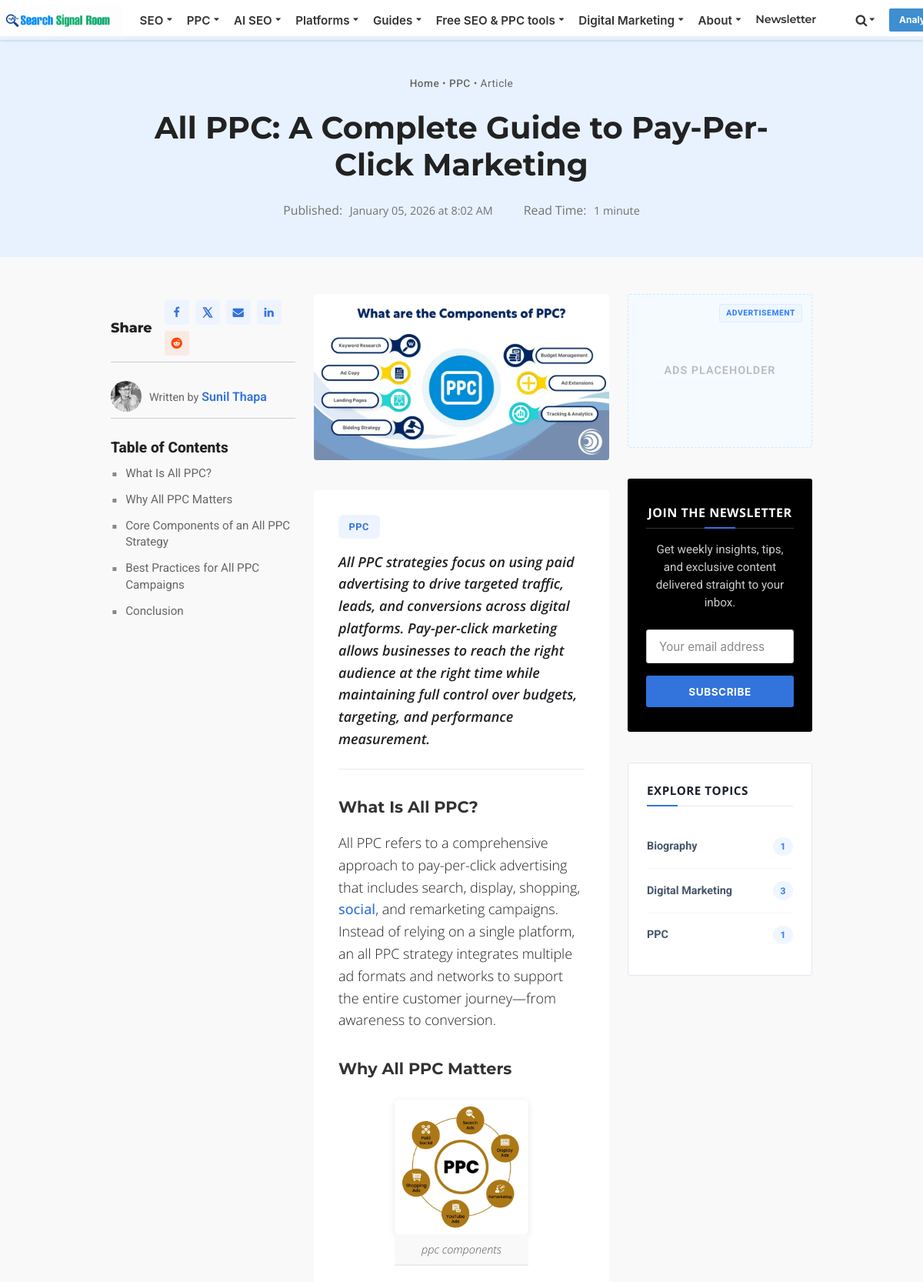
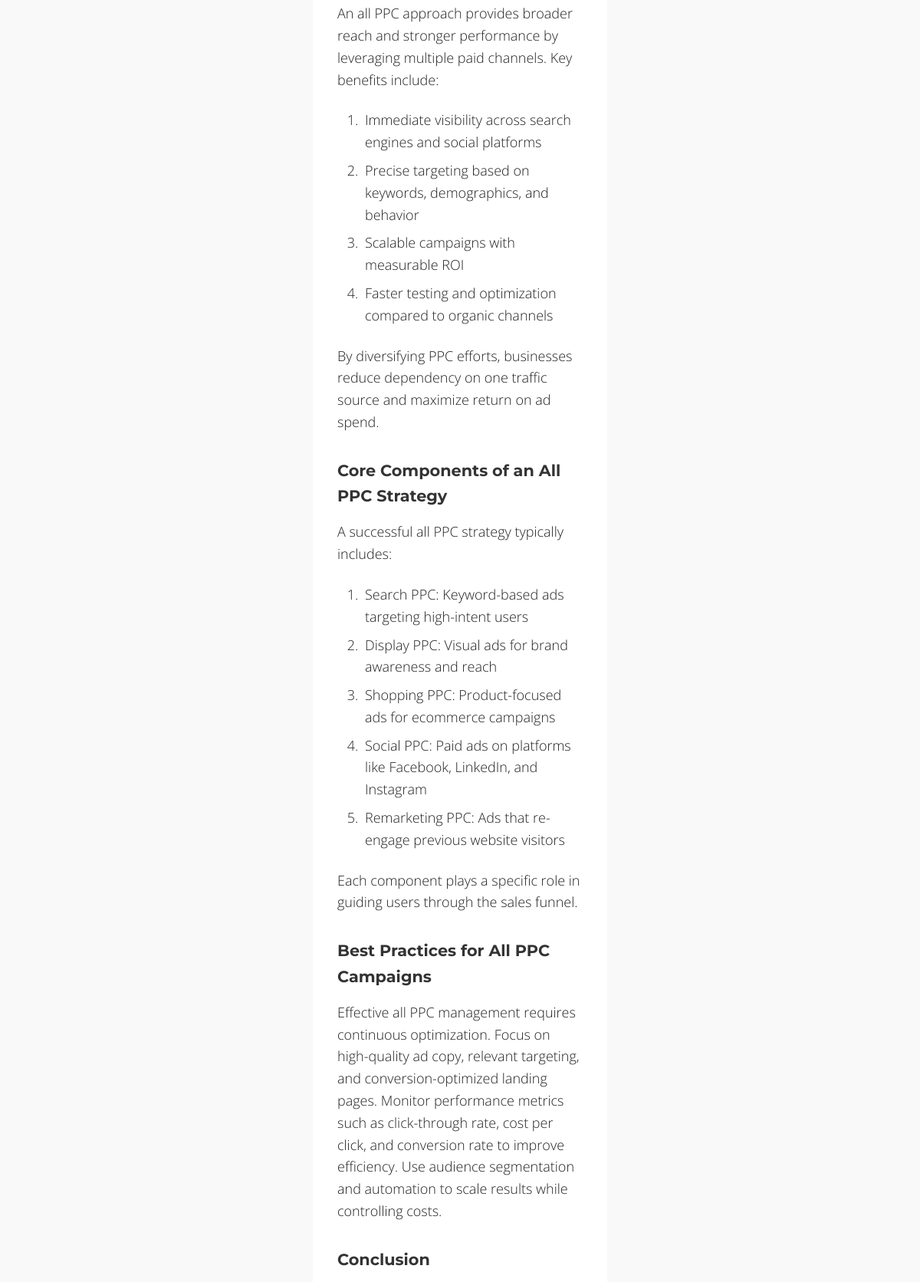
Screenshot of /ppc/all-ppc-a-complete-guide-to-pay-per-click-marketin/ (upper part) with the database file from the repository (2 pictures, top to bottom).
### blog/models.py (models this page shows, shortened)
class Post(models.Model):
    ACTIVE = 'active'
    DRAFT = 'draft'
    TRASH = 'trash'
    STATUS_CHOICES = (
        (ACTIVE, 'Active'),
        (DRAFT, 'Draft'),
        (TRASH, 'Trash')
    )
    category = models.ForeignKey(Category, related_name='posts', on_delete=models.CASCADE)
    author = models.ForeignKey(User, related_name='posts', on_delete=models.CASCADE, null=True, blank=True)
    title = models.CharField(max_length=255)
    slug = models.SlugField()
    intro = models.TextField()
    body = CKEditor5Field('Text', config_name='extends')
    created_at = models.DateTimeField(auto_now_add=True)
    updated_at = models.DateTimeField(auto_now=True)
    status = models.CharField(max_length=10, choices=STATUS_CHOICES, default=ACTIVE)
    image = models.ImageField(upload_to='uploads/', blank=True, null=True)
    tags = models.ManyToManyField(Tag, related_name='posts', blank=True)
    class Meta:
        ordering = ('-created_at',)
    def get_image_url(self):
        if self.image:
            image_str = str(self.image)
            if image_str.startswith('http'):
                return image_str
            return self.image.url
        return None

class Category(models.Model):
    title = models.CharField(max_length=255)
    slug = models.SlugField()
    class Meta:
        ordering = ('title',)
        verbose_name_plural = 'Categories'
    def get_absolute_url(self):
        return '/%s/' % self.slug

### core/models.py (models this page shows, shortened)
class UserProfile(models.Model):
    ROLE_CHOICES = (
        ('Author', 'Author'),
        ('Editor', 'Editor'),
        ('Writer', 'Writer'),
        ('SEO Expert', 'SEO Expert'),
        ('Admin', 'Admin'),
    )
    user = models.OneToOneField(User, on_delete=models.CASCADE, related_name='userprofile')
    role = models.CharField(max_length=50, choices=ROLE_CHOICES, default='Writer')
    bio = models.TextField(blank=True, null=True, help_text="Bio for author page and post footer")
    profile_image = models.ImageField(upload_to='uploads/authors/', blank=True, null=True)
    linkedin_url = models.URLField(blank=True, null=True)
    twitter_url = models.URLField(blank=True, null=True)
    website_url = models.URLField(blank=True, null=True)

### blog/views.py (the view)
# urls.py: path('<slug:category_slug>/<slug:slug>/',views.detail, name='post_detail'),
def detail(request, category_slug, slug):
    post=get_object_or_404(Post, slug=slug, status=Post.ACTIVE)
    if request.method == 'POST':
        form =CommentForm(request.POST)
        if form.is_valid():
            comment=form.save(commit=False)
            comment.post=post
            comment.save()
            return redirect('post_detail', category_slug=post.category.slug, slug=slug)
    else:
        form = CommentForm()
    related_posts = post.category.posts.filter(status=Post.ACTIVE).exclude(id=post.id)[:3]
    word_count = len(post.body.split())
    read_time = max(1, word_count // 200)
    categories = Category.objects.all()[:3]
    return render(request,'blog/detail.html',{
        'post':post,
        'form':form,
        'related_posts':related_posts,
        'read_time':read_time,
        'category':post.category,
        'categories': categories
    })

### blog/forms.py
class CommentForm(forms.ModelForm):
    class Meta:
        model=Comment
        fields=('name', 'email','body')

### blog/context_processors.py (called while the page is built)
def menu_categories(request):
    categories = Category.objects.all()
    return {'categories': categories}

### blog/templates/blog/detail.html (shortened to what this page needs)
{% extends 'core/base.html' %}
{% block content %}
<div class="detail-header">
    <div class="detail-header-content">
        <div class="breadcrumb-nav">
            <a href="/">Home</a> •
            <a href="{% url 'category_detail' post.category.slug %}">{{ post.category.title }}</a> •
            <span>Article</span>
        </div>
        <div class="post-title-section">
            <h1>{{ post.title }}</h1>
            <div class="post-meta">
                <span class="meta-item">
                    <span>Published:</span> {{ post.created_at|date:"F d, Y \a\t g:i A" }}
                </span>
                <span class="meta-item">
                    <span>Read Time:</span> {{ read_time }} minute{{ read_time|pluralize }}
                </span>
            </div>
        </div>
    </div>
</div>
<div class="main-container">
    <div class="left-sidebar">
        <div class="share-section">
            <h3>Share</h3>
            <div class="share-buttons">
                <a href="https://www.facebook.com/sharer/sharer.php?u={{ request.build_absolute_uri }}" target="_blank"
                    class="share-btn share-facebook" title="Share on Facebook">
                    <i class="fa fa-facebook"></i>
                </a>
                <a href="https://x.com/intent/post?url={{ request.build_absolute_uri }}&text={{ post.title }}"
                    target="_blank" class="share-btn share-twitter" title="Share on X">
                    <svg xmlns="http://www.w3.org/2000/svg" viewBox="0 0 24 24" width="16" height="16"
                        aria-hidden="true" focusable="false" fill="currentColor">
                        <path
                            d="M18.244 2H21l-6.52 7.455L22 22h-6.778l-4.8-6.258L4.8 22H2l7.06-8.066L2 2h6.938l4.356 5.77L18.244 2zm-1.19 18h1.64L7.03 4h-1.7l11.724 16z" />
                    </svg>
                </a>
                <a href="mailto:?subject={{ post.title }}&body={{ request.build_absolute_uri }}"
                    class="share-btn share-email" title="Share via Email">
                    <i class="fa fa-envelope"></i>
                </a>
                <a href="https://www.linkedin.com/sharing/share-offsite/?url={{ request.build_absolute_uri }}"
                    target="_blank" class="share-btn share-linkedin" title="Share on LinkedIn">
                    <i class="fa fa-linkedin"></i>
                </a>
                <a href="https://www.reddit.com/submit?url={{ request.build_absolute_uri }}&title={{ post.title }}"
                    target="_blank" class="share-btn share-reddit" title="Share on Reddit">
                    <i class="fa fa-reddit"></i>
                </a>
            </div>
        </div>
        <div class="author-section"
            style="display: flex; align-items: center; gap: 10px; padding: 1rem 0; border-bottom: 1px solid #eee;">
            {% if post.author.userprofile.profile_image %}
            <img src="{{ post.author.userprofile.profile_image.url }}" alt="{{ post.author.username }}"
                style="width: 40px; height: 40px; border-radius: 50%; object-fit: cover;">
            {% else %}
            <img src="https://ui-avatars.com/api/?name={% if post.author %}{{ post.author.username }}{% else %}Admin{% endif %}&background=0D8ABC&color=fff"
                alt="Author" style="width: 40px; height: 40px; border-radius: 50%;">
            {% endif %}
            <div style="line-height: 1.2;">
                <span style="color: #666; font-size: 0.9rem;">Written by</span>
                <a href="{% url 'author_detail' post.author.username %}"
                    style="color: #3273dc; font-weight: 600; text-decoration: none;">
                    {% if post.author %}
                    {{ post.author.get_full_name|default:post.author.username }}
                    {% else %}
                    Ritesh Nepali
                    {% endif %}
                </a>
            </div>
        </div>
        <div class="toc-section">
            <div class="toc-header">
                Table of Contents
            </div>
            <div class="toc-content" id="toc-content">
                <ul id="toc-list"></ul>
            </div>
        </div>
    </div>
    <div class="main-content-wrapper">
        <div class="sticky-boundary">
            {% if post.image %}
            <div style="margin-bottom: 2rem;">
                <img src="{{ post.get_image_url }}" alt="{{ post.title }}" style="width: 100%; border-radius: 4px;">
            </div>
            {% endif %}
            <div class="article-content">
                <div class="category-tag">{{ post.category.title }}</div>
                <p class="article-intro">{{ post.intro }}</p>
                <div class="article-body">
                    {{ post.body|safe }}
                </div>
            </div>
        </div>
    </div>
    <div class="sidebar">
        <div class="sidebar-box ad-widget">
            <span style="font-weight: 600; color: #bbb; letter-spacing: 1px;">ADS PLACEHOLDER</span>
        </div>
        <div class="sidebar-box newsletter-widget">
            <div class="sidebar-title">Join The Newsletter</div>
            <p style="font-size: 0.95rem; color: #ccc; margin-bottom: 1.5rem; line-height: 1.5;">
                Get weekly insights, tips, and exclusive content delivered straight to your inbox.
            </p>
            <form class="newsletter-form">
                <input type="email" placeholder="Your email address" required>
                <button type="submit">Subscribe</button>
            </form>
        </div>
        <div class="sidebar-box">
            <div class="sidebar-title">Explore Topics</div>
            <ul class="category-list">
                {% for cat in categories %}
                <li class="category-item">
                    <a href="{% url 'category_detail' cat.slug %}">
                        <span>{{ cat.title }}</span>
                        <span class="category-count">{{ cat.posts.count }}</span>
                    </a>
                </li>
                {% endfor %}
            </ul>
        </div>
    </div>
</div>
{% endblock %}

### core/templates/core/base.html (style rules this page uses)
body { font-family: 'Roboto', -apple-system, BlinkMacSystemFont, "Segoe UI", sans-serif; background-color: #f9f9f9; padding-top: 50px; color: #1a202c; line-height: 1.5; }
h1, h2, h3, h4, h5, h6 { font-family: 'Montserrat', sans-serif; font-weight: 800; color: #000; }

### rows the page displays
Post: category "PPC", title "All PPC: A Complete Guide to Pay-Per-Click Marketing", created_at "January 05, 2026 at 8:02 AM", author.userprofile.profile_image (picture), author.get_full_name "Sunil Thapa", get_image_url (picture), intro "All PPC strategies focus on using paid advertising to drive targeted traffic, leads, and conversions across digital platforms. Pay-per-click marketing allows businesses to reach the right audience at the right time while maintaining full control over budgets, targeting, and performance measurement.", body "What Is All PPC? All PPC refers to a comprehensive approach to pay-per-click advertising that includes search, display, shopping, social , and remarketing campaigns. Instead of relying on a single platform, an all PPC strategy integrates multiple ad formats and networks to support the entire customer journey—from awareness to conversion. Why All PPC Matters ppc components An all PPC approach provides broader reach and stronger performance by leveraging multiple paid channels. Key benefits include: Immediate visibility across search engines and social platforms Precise targeting based on keywords, demographics, and behavior Scalable campaigns with measurable ROI Faster testing and…", body (picture)
Category: title "Biography", posts.count "1"
Category: title "Digital Marketing", posts.count "3"
Category: title "PPC", posts.count "1"

### other values shown
{{ read_time }} "1"
